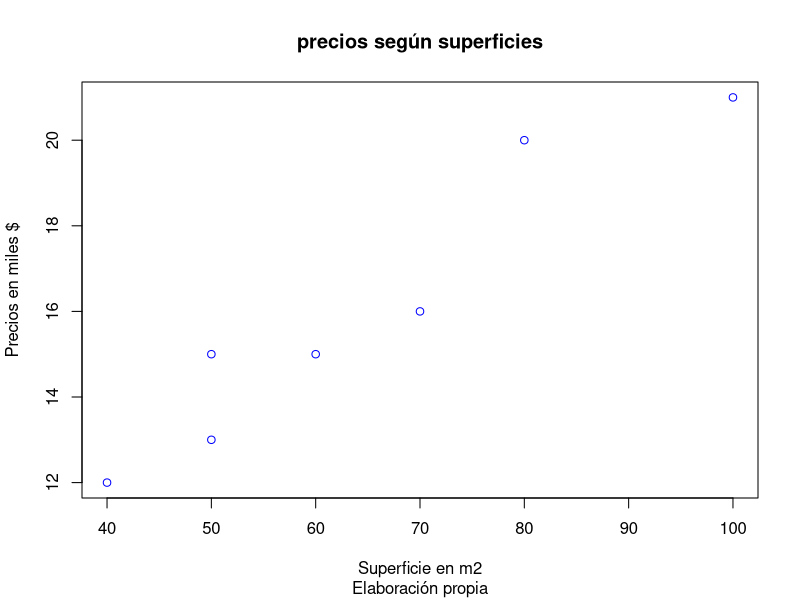
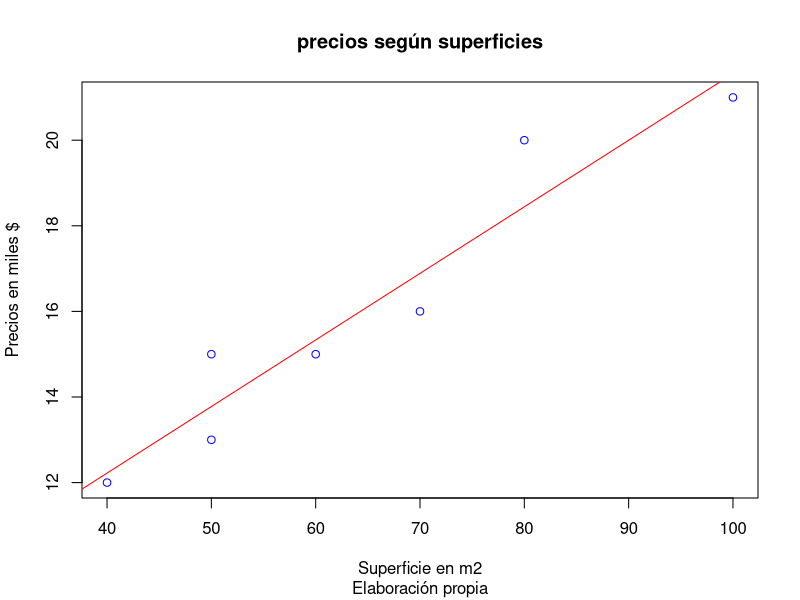

Write R code to recreate these figures, in order.
## ---- chunk 1
Xsuperficie = c(40,50,50,60,70,80,100)
Yprecio = c(12,15,13,15,16,20,21)

plot(Xsuperficie, Yprecio,
     col="blue",
     main="precios según superficies",
     sub="Elaboración propia",
     xlab="Superficie en m2",
     ylab="Precios en miles $"
     )

## ---- chunk 2
cov(Xsuperficie, Yprecio)
## ---- chunk 3
cor(Xsuperficie, Yprecio)
## ---- chunk 4
modelo = lm(Yprecio~Xsuperficie)
modelo
## ---- chunk 5
plot(Xsuperficie, Yprecio,
     col="blue",
     main="precios según superficies",
     sub="Elaboración propia",
     xlab="Superficie en m2",
     ylab="Precios en miles $"
     )
abline(modelo, col="red")
## ---- chunk 6
r2 = cor(Xsuperficie, Yprecio)**2
